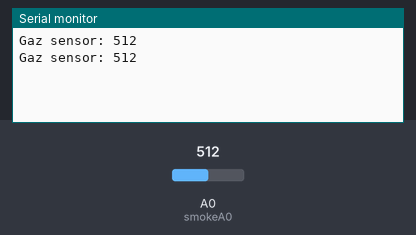
Simulated run of this sketch. Board: Arduino Uno, built with avr-gcc and run on an emulated ATmega328P. Parts: the last lines printed to the serial monitor. The test bench sets the inputs (shaded band); at power-on: A0 (smokeA0) = 512.

Above: at 2.8 s.
2.9 s: A0 (smokeA0) set to 610
At 5.2 s:
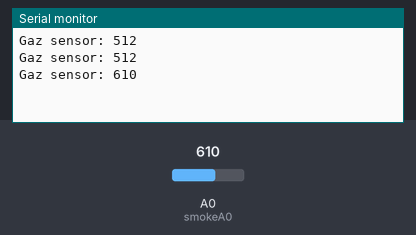
5.6 s: A0 (smokeA0) set to 590
At 6.7 s:
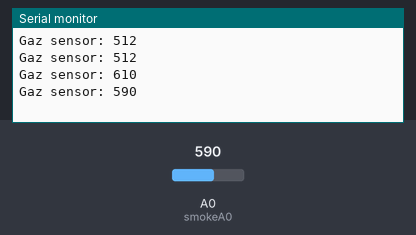
Timing chart, 0 to 8.6 s (numbered marks = the images above; inputs shaded):
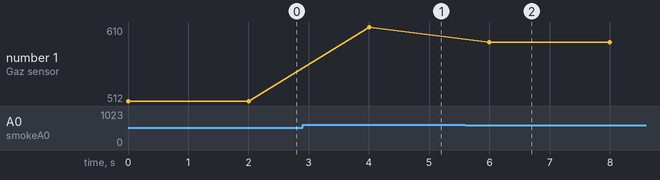

Measured:
- after the input at 2.9 s, the serial monitor: prints a new line after 1.1 s (image 1)
- after the input at 5.6 s, the serial monitor: prints a new line after 0.40 s (image 2)
- plotted number 1: 512 → 610 after the input at 2.9 s, 610 → 590 after the input at 5.6 s

The sketch:

Gaz_Sensor_NodeMCU.ino
```cpp
int smokeA0 = A0;
int sensorThres = 600;

void setup() {
pinMode(smokeA0, INPUT);
Serial.begin(9600);
}

void loop()
{
int analogSensor = analogRead(smokeA0);

Serial.print("Gaz sensor: ");
Serial.println(analogSensor);
delay(2000); //Delaying of 2.0 secs
}
```
